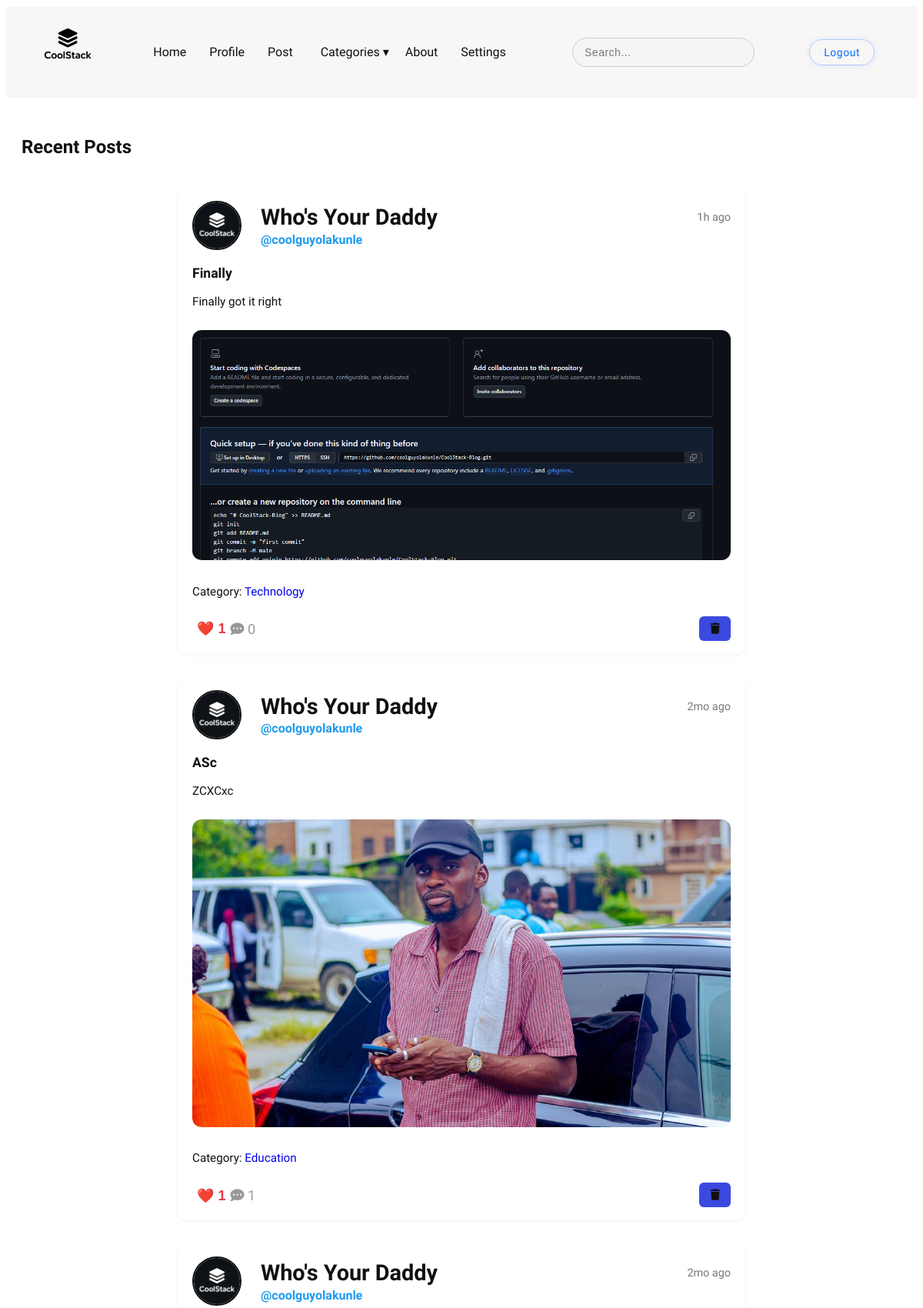
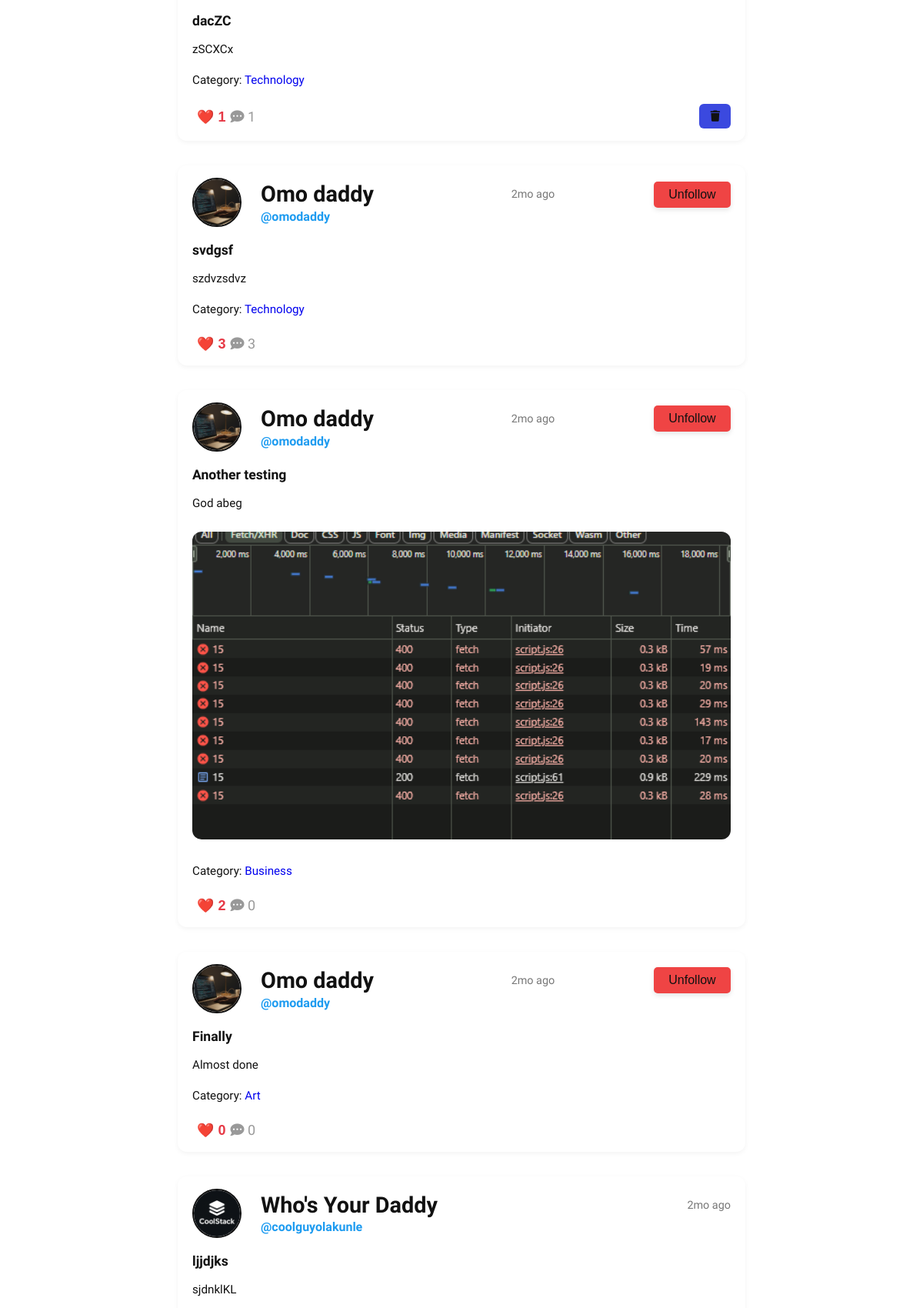
The page /main/home (signed in, upper part) on the database its author committed (2 pictures, top to bottom).
### app/models.py (models this page shows, shortened)
class Post(db.Model):
    id = db.Column(db.Integer, primary_key=True)
    title = db.Column(db.String(200), nullable=False)
    content = db.Column(db.Text, nullable=False)
    image = db.Column(db.String(200), nullable=True)
    video = db.Column(db.String(120))
    category = db.Column(db.String(100), nullable=True)
    date_posted = db.Column(db.DateTime, default=datetime.utcnow)
    user_id = db.Column(db.Integer, db.ForeignKey('user.id'), nullable=False)
    likes = db.relationship('Like', backref='post', lazy=True)
    comments = db.relationship('Comment', backref='post', lazy=True, cascade="all, delete-orphan")

class User(db.Model, UserMixin):
    id = db.Column(db.Integer, primary_key=True)
    fullname = db.Column(db.String(100), nullable=True)
    username = db.Column(db.String(100), unique=True, nullable=False)
    email = db.Column(db.String(150), unique=True, nullable=False)
    dob = db.Column(db.Date)
    gender = db.Column(db.String)
    phone_number = db.Column(db.String(20))
    password = db.Column(db.String(200), nullable=False)
    profile_pic = db.Column(db.String(200), default='default.png')
    cover_photo = db.Column(db.String(200), default='default_cover.jpg')
    bio = db.Column(db.Text, default="")
    posts = db.relationship('Post', backref='author', lazy=True)
    likes = db.relationship('Like', backref='user', lazy=True)
    comments = db.relationship('Comment', backref='comment_author', lazy=True)
    id = db.Column(db.Integer, primary_key=True)
    username = db.Column(db.String(150), unique=True, nullable=False)
    followed = db.relationship(
        'User',
        secondary=followers,
        primaryjoin=(followers.c.follower_id == id),
        secondaryjoin=(followers.c.followed_id == id),
        backref=db.backref('followers', lazy='dynamic'),
        lazy='dynamic'
    )
    def is_following(self, user):
        return self.followed.filter(followers.c.followed_id == user.id).count() > 0

### app/routes.py (the view)
@bp.route('/home')
@login_required
def home():
    posts = Post.query.order_by(Post.date_posted.desc()).all()
    return render_template('home.html', posts=posts)

### app/models.py (called while the page is built)
@login_manager.user_loader
def load_user(user_id):
    return User.query.get(int(user_id))

### app/templates/home.html (shortened to what this page needs)
{% extends "base.html" %}
{% block content %}
<h2>Recent Posts</h2>
{% for post in posts %}
<div class="post">
  <div class="post-header">
    <img src="{{ url_for('static', filename='uploads/profile_pics/' ~ post.author.profile_pic) }}" class="avatar">
    <div class="author-info">
      <div class="full-date">
        <h1 class="fullname">{{ post.author.fullname }}</h1>
        <span class="full date" data-time="{{ post.date_posted.isoformat() }}Z"></span>
        {% if current_user.is_authenticated and current_user != post.author %}
          <div class="follow-btn-container">
            <button class="btn follow-btn {% if current_user.is_following(post.author) %}btn-danger{% else %}btn-primary{% endif %}" data-user-id="{{ post.author.id }}">
              {% if current_user.is_following(post.author) %}Unfollow{% else %}Follow{% endif %}
            </button>
          </div>
        {% endif %}
      </div>
      <a href="{{ url_for('main.view_profile', username=post.author.username) }}" class="username">@{{ post.author.username }}</a>
    </div>
  </div>
  <a href="{{ url_for('main.view_post', post_id=post.id) }}" class="post-link">
    <h3>{{ post.title }}</h3>
    <p>{{ post.content[:200] }}{% if post.content|length > 200 %}...{% endif %}</p>
    {% if post.image %}
      <img src="{{ url_for('static', filename='uploads/post_images/' ~ post.image) }}" class="post-image">
    {% endif %}
  </a>
  <p class="post-category">
    Category:
    <a href="{{ url_for('main.category_posts', category_name=post.category) }}">
      {{ post.category }}
    </a>
  </p>
  <div class="post-footer">
    <div class="post-like-comment">
      <button class="like-btn" data-post-id="{{ post.id }}">
        ❤️ <span id="like-count-{{ post.id }}">{{ post.likes|length }}</span>
      </button>
      <a href="#" class="comment-btn" data-post-id="{{ post.id }}"><i class="fas fa-comment-dots"></i>
      {{ post.comments|length }}</a>
    </div>
    {% if current_user.is_authenticated and post.user_id == current_user.id %}
    <form method="POST" action="{{ url_for('main.delete_post', post_id=post.id) }}" class="delete-post-form">
      <button type="button" class="delete" data-post-id="{{ post.id }}"><i class="fas fa-trash"></i></button>
    </form>
    {% endif %}
  </div>
</div>
{% else %}
<p>No posts yet.</p>
{% endfor %}
{% endblock %}

### rows shown on the page
Post: profile_pic (picture), author.fullname "Who's Your Daddy", author.username "coolguyolakunle", title "Finally", content "Finally got it right", image (picture), category "Technology", likes|length "1", comments|length "0"
Post: profile_pic (picture), author.fullname "Who's Your Daddy", author.username "coolguyolakunle", title "ASc", content "ZCXCxc", image (picture), category "Education", likes|length "1", comments|length "1"
Post: profile_pic (picture), author.fullname "Who's Your Daddy", author.username "coolguyolakunle", title "dacZC", content "zSCXCx", category "Technology", likes|length "1", comments|length "1"
Post: profile_pic (picture), author.fullname "Omo daddy", shows "Unfollow", author.username "omodaddy", title "svdgsf", content "szdvzsdvz", category "Technology", likes|length "3", comments|length "3"
Post: profile_pic (picture), author.fullname "Omo daddy", shows "Unfollow", author.username "omodaddy", title "Another testing", content "God abeg", image (picture), category "Business", likes|length "2", comments|length "0"
Post: profile_pic (picture), author.fullname "Omo daddy", shows "Unfollow", author.username "omodaddy", title "Finally", content "Almost done", category "Art", likes|length "0", comments|length "0"
Post: profile_pic (picture), author.fullname "Who's Your Daddy", author.username "coolguyolakunle", title "ljjdjks", content "sjdnklKL"
